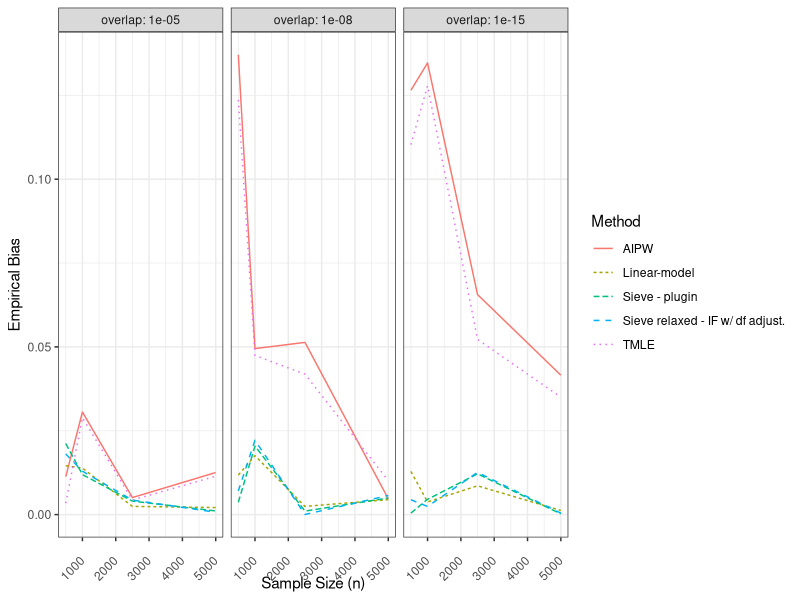
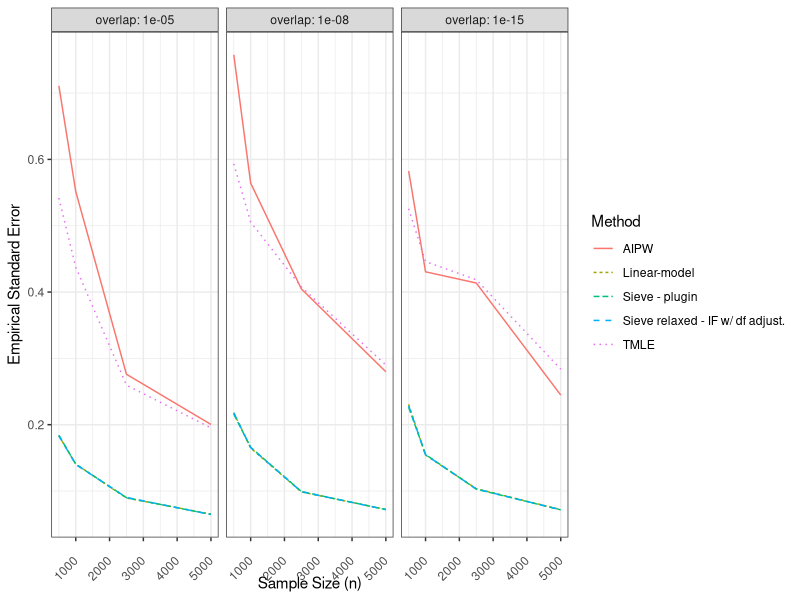
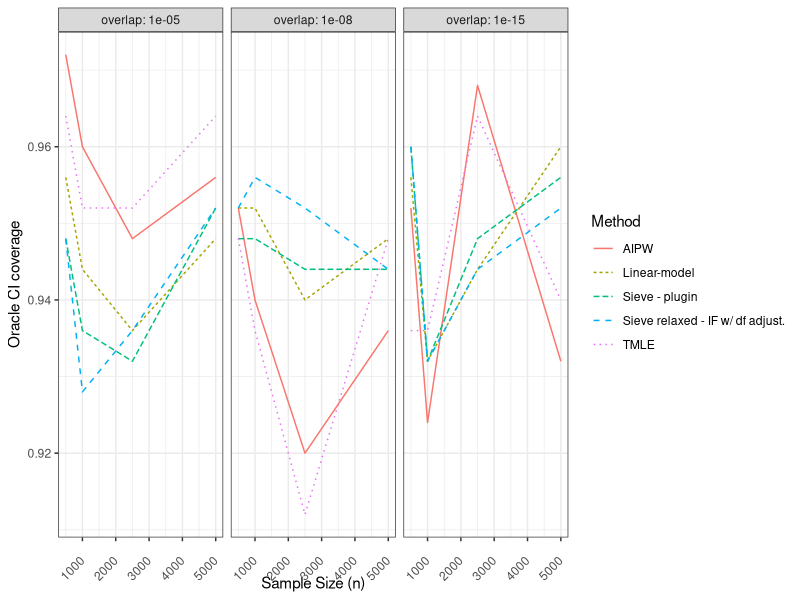
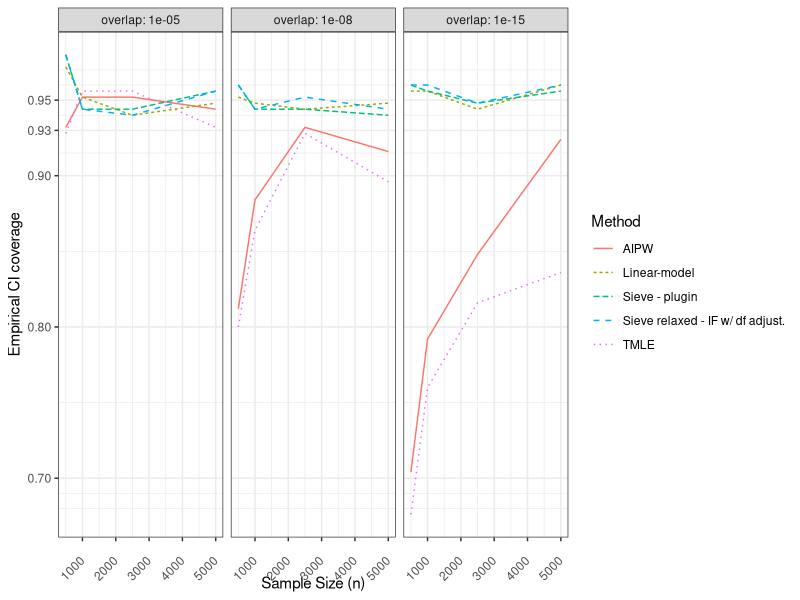
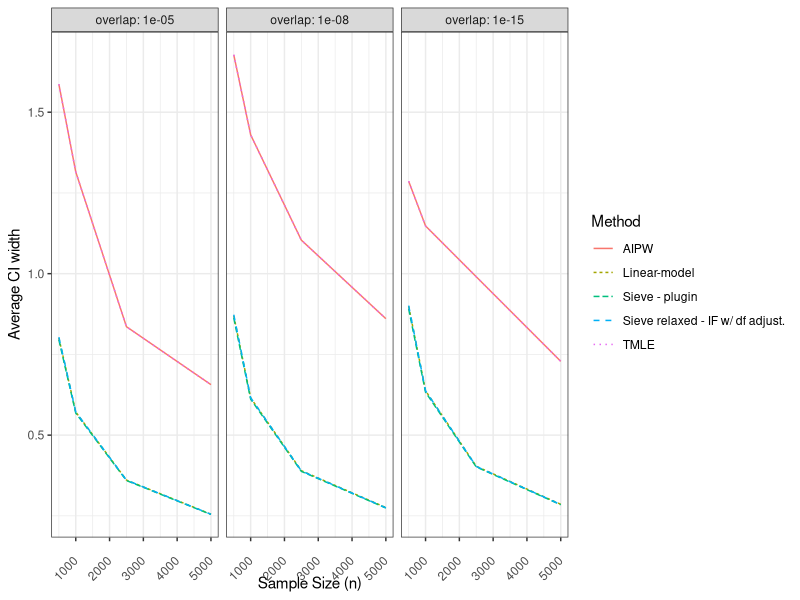
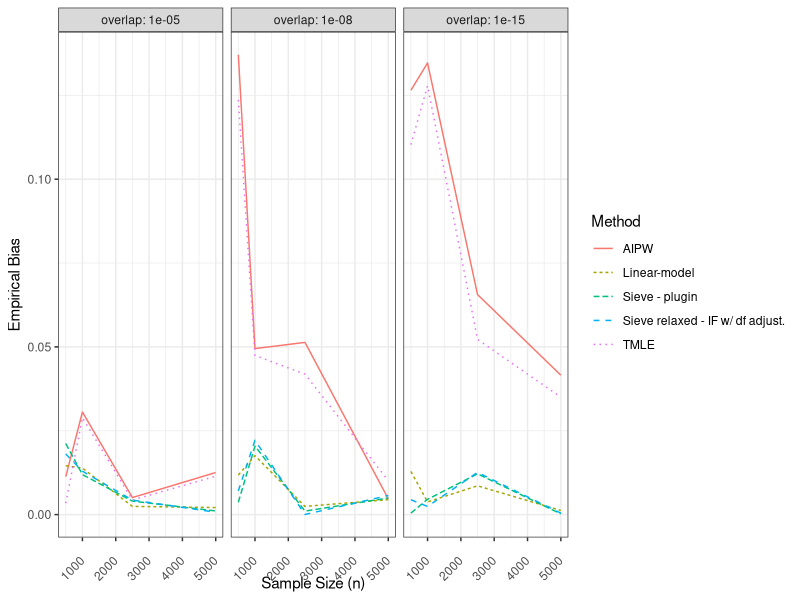
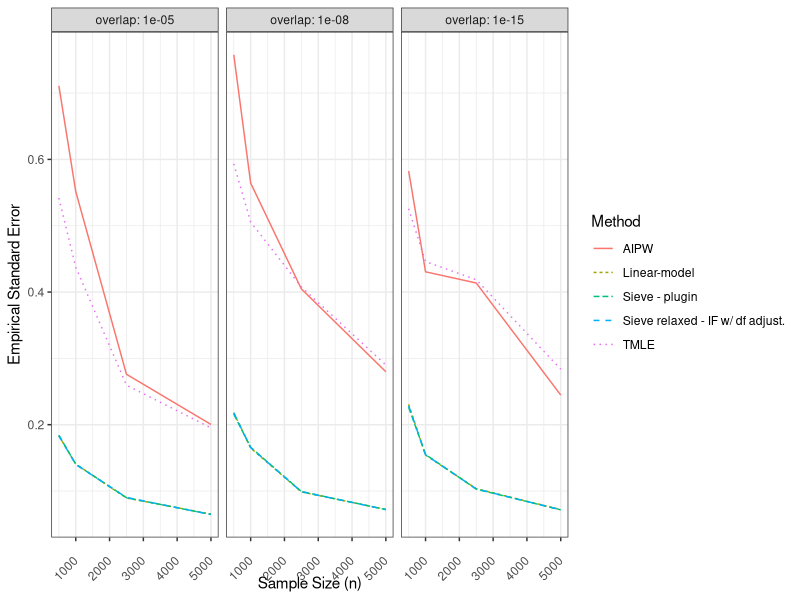
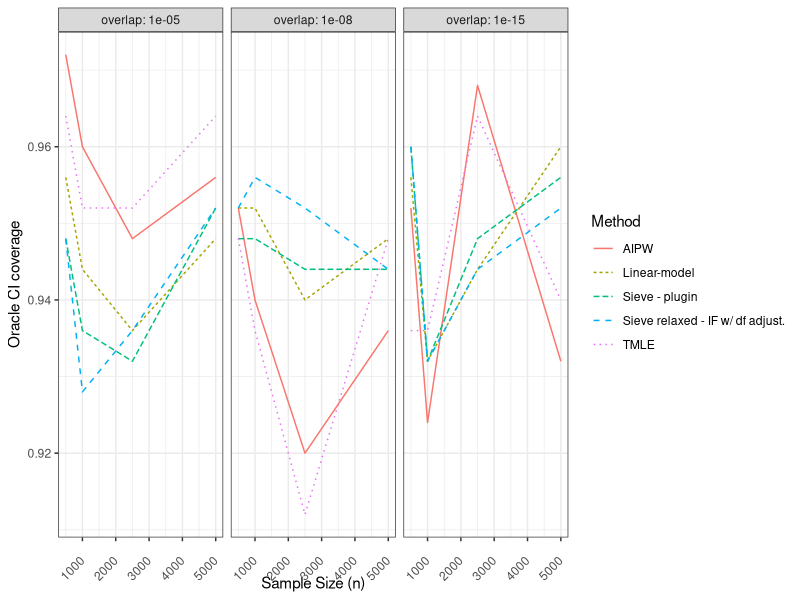

Source code (R) for these figures, in order:


links <- c("SimPlotHALcomplex",  "SimPlotLassoHighDim", "SimPlotHALsimple"
)

link <- links[3]
 ATE <- 1.811417
ATE <- 1
library(data.table)
outs <- fread("ComplexParametricHAL4_3.csv")
outs <- outs[!(const %in% c( 8))]
print(table(outs$const))
outs2 <- fread("ComplexParametricHAL4_85.csv")
 outs2 <- outs2[!(const %in% c( 5))]
outs <- rbind(outs, outs2)
print(table(outs$const))
outs <-  fread("ComplexParametricHAL4_3.csv")
 # outs <- fread("SimpleParametricHAL2.csv")
outs <- fread("SimpleParametricHAL_WithRelaxed.csv")
 #outs <- rbind(fread("LassoHighDim.csv"),fread("LassoHighDim2500.csv"))

#outs <- fread("LassoHighDim_relaxed.csv")
#outs <- fread("ComplexParametricHAL_relaxed.csv")
# outs$const[outs$const == 3] <- "overlap: 1e-06"
# outs$const[outs$const == 5] <- "overlap: 1e-10"
# outs$const[outs$const == 8] <- "overlap: 1e-15"

outs$const[outs$const == 3] <- "overlap: 1e-05"
outs$const[outs$const == 5] <- "overlap: 1e-08"
outs$const[outs$const == 8] <- "overlap: 1e-15"

outs$const[outs$const == 1] <- "overlap: 0.025"

outs$const[outs$const == 4] <- "overlap: 1e-06"
outs$const[outs$const == 7] <- "overlap: 1e-09"


out_sieveIF <- outs[,c("const", "n", "iter", "estimate", "CI_left", "CI_right")]
out_sieveIF$method = "Sieve - IF"
col_names <- colnames(out_sieveIF)

out_sieve <- out_sieveIF
out_sieve$method = "Sieve - plugin"

out_sieveIF_df <- outs[,c("const", "n", "iter", "estimate", "CI_df_left", "CI_df_right")]
out_sieveIF_df$method = "Sieve - IF w/ df adjust."
colnames(out_sieveIF_df) <- col_names

out_sieveboot <- outs[,c("const", "n", "iter", "estimate", "CI_boot_left", "CI_boot_right")]
out_sieveboot$method = "Sieve - bootstrap se"
colnames(out_sieveboot) <- col_names

out_TMLE <- outs[,c("const", "n", "iter", "estimate_tmle", "CI_left_tmle", "CI_right_tmle")]
out_TMLE$method = "TMLE"
colnames(out_TMLE) <- col_names

out_AIPW <- outs[,c("const", "n", "iter", "estimate_aipw", "CI_left_aipw", "CI_right_aipw")]
out_AIPW$method = "AIPW"
colnames(out_AIPW) <- col_names

out_lm <- outs[,c("const", "n", "iter", "estimate_lm", "CI_left_lm", "CI_right_lm")]
out_lm$method = "Linear-model"
colnames(out_lm) <- col_names

out_sieveIF_relaxed_df <- outs[,c("const", "n", "iter", "estimate_relaxed", "CI_df_left_relaxed", "CI_df_right_relaxed")]
out_sieveIF_relaxed_df$method = "Sieve relaxed - IF w/ df adjust."
colnames(out_sieveIF_relaxed_df) <- col_names

out_sieve_oracle <-out_sieveIF
out_sieve_oracle$method <- "Sieve - oracle se"

out_sieve_oracle[, CI_left:= estimate - qnorm(1-0.05/2) * sd(estimate), by = c("const", "n")]
out_sieve_oracle[, CI_right:= estimate + qnorm(1-0.05/2) * sd(estimate), by = c("const", "n")]


results <- rbind(out_sieve, out_sieve_oracle, out_sieveIF, out_sieveIF_df, out_sieveIF_relaxed_df, out_sieveboot, out_TMLE, out_AIPW, out_lm)


coverage <- results[, mean(ATE >= CI_left & ATE <= CI_right, na.rm=T), by = c("const", "method", "n")]
CI_width <- results[, mean(CI_right - CI_left, na.rm=T), by = c("const", "method", "n")]
cov_oracle = results[, mean(abs(estimate-ATE) <=  1.959964 * sd(estimate))  ,  by = c("const", "n", "method")]
bias <- results[, mean(estimate - ATE), by = c("const", "method", "n")]
se <- results[, sd(estimate - ATE, na.rm=T), by = c("const", "method", "n")]

plot_data <- data.table(const = coverage$const, method = coverage$method, n = coverage$n,  cov_oracle=cov_oracle[[4]],
                        bias = abs(bias[[4]]),
                        se = se[[4]],
                        coverage = coverage[[4]],
                        CI_width = CI_width[[4]]
)

library(ggplot2)

ggplot(plot_data[method %in% c("Linear-model", "AIPW", "TMLE", "Sieve - plugin", "Sieve relaxed - IF w/ df adjust.")], aes(x=n, y = bias, group = method, color = method, linetype=method)) + geom_line() +  facet_wrap(~ const) + theme_bw() + theme(axis.text.x = element_text(angle = 45, hjust = 1, vjust = 0.5))  + labs(x = "Sample Size (n)", y = "Empirical Bias", color = "Method", group = "Method", linetype = "Method")




ggsave(paste0(link, "_bias.pdf"), width = 7, height = 4)

ggplot(plot_data[method %in% c("Linear-model", "AIPW", "TMLE", "Sieve - plugin", "Sieve relaxed - IF w/ df adjust.")], aes(x=n, y = se, group = method, color = method, linetype=method)) + geom_line() +  facet_wrap(~ const) + theme_bw() + theme(axis.text.x = element_text(angle = 45, hjust = 1, vjust = 0.5))  + labs(x = "Sample Size (n)", y = "Empirical Standard Error", color = "Method", group = "Method", linetype = "Method")


#ggsave("SimPlotHALsmallSample_se.pdf", width = 7, height = 4)

ggsave(paste0(link, "_se.pdf"), width = 7, height = 4)



ggplot(plot_data[method %in% c("AIPW", "TMLE","Linear-model", "Sieve - plugin", "Sieve relaxed - IF w/ df adjust.")] , aes(x=n, y = cov_oracle, group = method, color = method, linetype=method)) + geom_line() +  facet_wrap(~ const) + theme_bw() + theme(axis.text.x = element_text(angle = 45, hjust = 1, vjust = 0.5))  + labs(x = "Sample Size (n)", y = "Oracle CI coverage", color = "Method", group = "Method", linetype = "Method") + scale_y_continuous( )

ggsave(paste0(link, "_coverage_oracle.pdf"), width = 7, height = 4)


plot_data <- plot_data[!(method %in% c("Sieve - IF w/ df adjust.", "Sieve - oracle se", "Sieve - IF", "Sieve - bootstrap se"))]


ggplot(plot_data , aes(x=n, y = coverage, group = method, color = method, linetype=method)) + geom_line() +  facet_wrap(~ const) + theme_bw() + theme(axis.text.x = element_text(angle = 45, hjust = 1, vjust = 0.5))  + labs(x = "Sample Size (n)", y = "Empirical CI coverage", color = "Method", group = "Method", linetype = "Method") + scale_y_continuous(breaks = c(0.95, 0.93, 0.9, 0.8, 0.7))

ggsave(paste0(link, "_coverage.pdf"), width = 7, height = 4)


ggplot(plot_data  , aes(x=n, y = CI_width, group = method, color = method, linetype=method)) + geom_line() +  facet_wrap(~ const) + theme_bw() + theme(axis.text.x = element_text(angle = 45, hjust = 1, vjust = 0.5)) + labs(x = "Sample Size (n)", y = "Average CI width", color = "Method", group = "Method", linetype = "Method")

ggsave(paste0(link, "_CI_width.pdf"), width = 7, height = 4)


